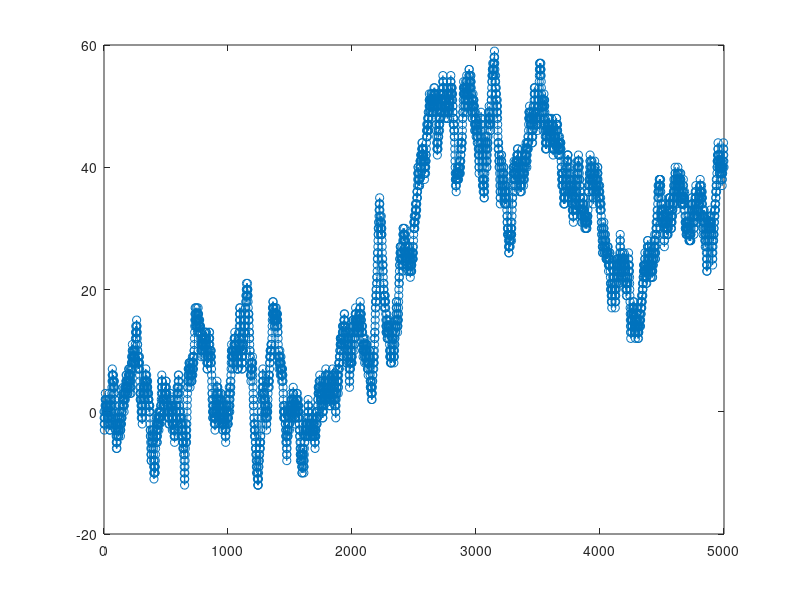

Source code (MATLAB):
clear;
clc;

alpha0 = 0.5;
N = 5000;
T = 0:N;
x0 = 0;
x = zeros(1,N+1);
x(1) = x0;

for i=1:N
    alpha = rand();
    if alpha >= alpha0;
        x(i+1) = x(i) + 1;
    else
        x(i+1) = x(i) - 1;
    end
end

plot(T,x,'-o');